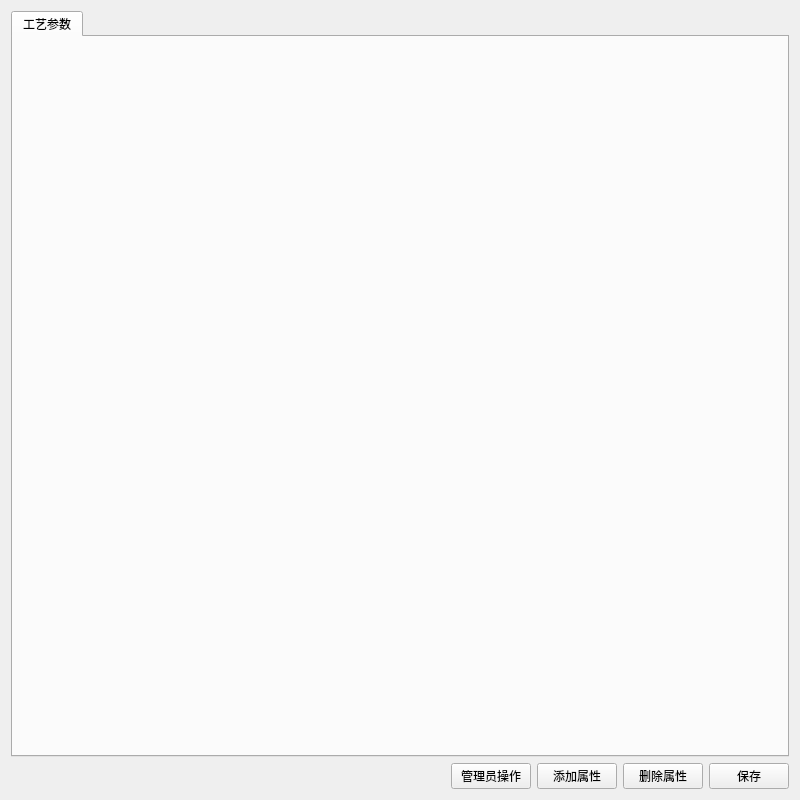
<?xml version="1.0" encoding="UTF-8"?>
<ui version="4.0">
 <class>XyPropertyPage</class>
 <widget class="QWidget" name="XyPropertyPage">
  <property name="geometry">
   <rect>
    <x>0</x>
    <y>0</y>
    <width>800</width>
    <height>800</height>
   </rect>
  </property>
  <property name="minimumSize">
   <size>
    <width>800</width>
    <height>800</height>
   </size>
  </property>
  <property name="maximumSize">
   <size>
    <width>800</width>
    <height>800</height>
   </size>
  </property>
  <property name="windowTitle">
   <string>Form</string>
  </property>
  <layout class="QVBoxLayout" name="verticalLayout">
   <item>
    <widget class="QTabWidget" name="tabWidget">
     <property name="currentIndex">
      <number>0</number>
     </property>
     <widget class="QWidget" name="tab">
      <attribute name="title">
       <string>工艺参数</string>
      </attribute>
      <layout class="QGridLayout" name="gridLayout">
       <item row="0" column="0">
        <widget class="QWidget" name="widget" native="true">
         <property name="minimumSize">
          <size>
           <width>500</width>
           <height>700</height>
          </size>
         </property>
         <property name="maximumSize">
          <size>
           <width>780</width>
           <height>700</height>
          </size>
         </property>
        </widget>
       </item>
      </layout>
     </widget>
    </widget>
   </item>
   <item>
    <layout class="QHBoxLayout" name="horizontalLayout">
     <item>
      <spacer name="horizontalSpacer">
       <property name="orientation">
        <enum>Qt::Horizontal</enum>
       </property>
       <property name="sizeHint" stdset="0">
        <size>
         <width>40</width>
         <height>20</height>
        </size>
       </property>
      </spacer>
     </item>
     <item>
      <widget class="QPushButton" name="btnAdminOperate">
       <property name="text">
        <string>管理员操作</string>
       </property>
       <property name="icon">
        <iconset>
         <normaloff>image/admin.jpg</normaloff>image/admin.jpg</iconset>
       </property>
      </widget>
     </item>
     <item>
      <widget class="QPushButton" name="btnAddItem">
       <property name="text">
        <string>添加属性</string>
       </property>
      </widget>
     </item>
     <item>
      <widget class="QPushButton" name="btnDelAttr">
       <property name="text">
        <string>删除属性</string>
       </property>
      </widget>
     </item>
     <item>
      <widget class="QPushButton" name="pushButton">
       <property name="text">
        <string>保存</string>
       </property>
      </widget>
     </item>
    </layout>
   </item>
  </layout>
 </widget>
 <resources/>
 <connections/>
</ui>
